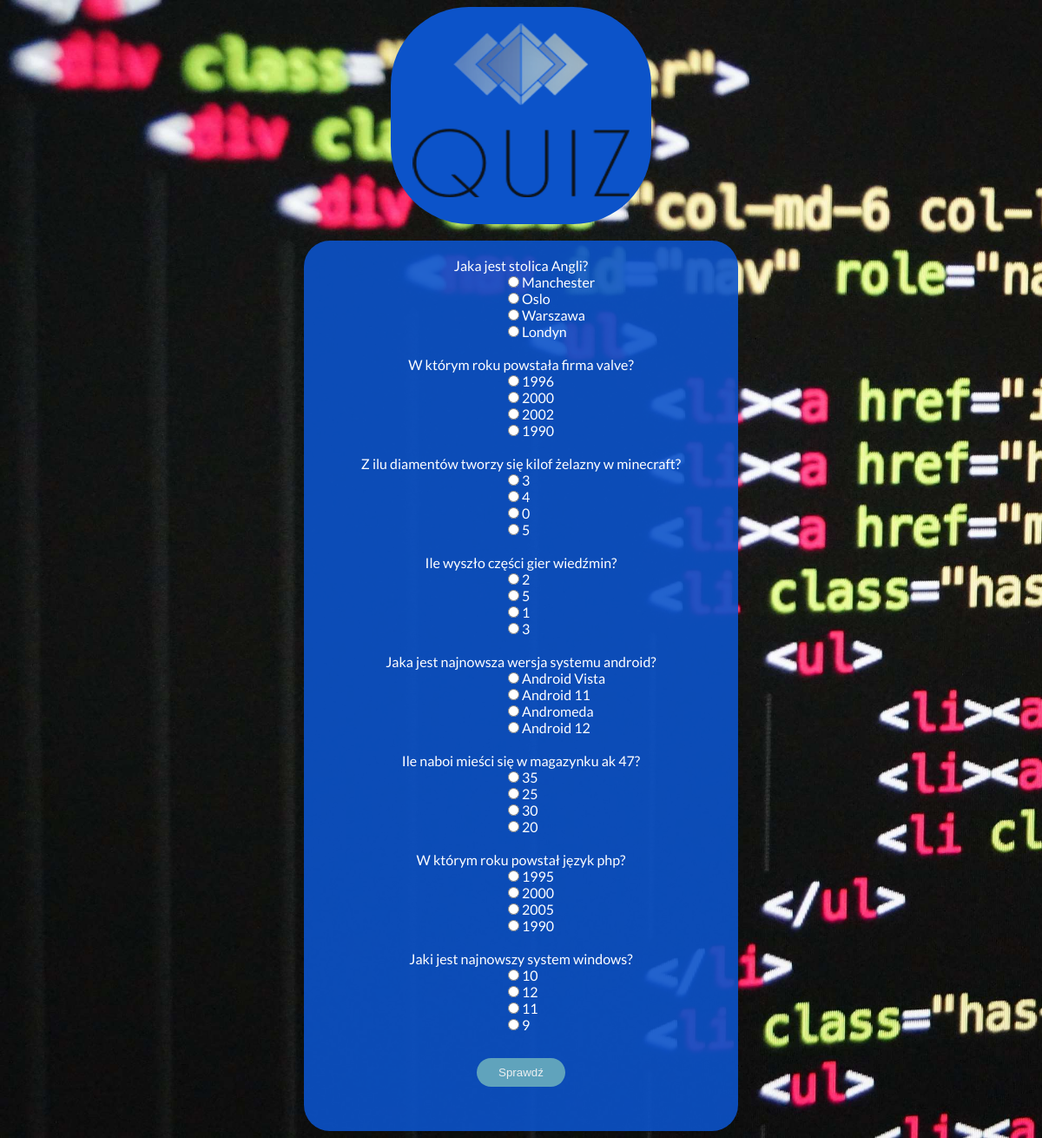
Screenshot of /quiz.php with the database file from the repository.
### tables this page shows
CREATE TABLE `quiz` (
  `id` int(11) NOT NULL,
  `pytanie` varchar(100) NOT NULL,
  `a` varchar(100) NOT NULL,
  `b` varchar(100) NOT NULL,
  `c` varchar(100) NOT NULL,
  `d` varchar(100) NOT NULL,
  `poprawna` varchar(1) NOT NULL
);

### quiz.php (the view, shortened to what this page needs)
<!DOCTYPE html>
<html lang="en">
<head>
    <link rel="stylesheet" href="style.css">
</head>
<body>
<form method="POST" action="wynik.php">
    <center>
<div id="duze2"><br><img src="quiz.png" alt="Quiz" width="250" height="200"></div></center>
<br>
<div id="duze">
<?php
$connect = mysqli_connect('localhost','root','','quiz');
$zapytanie = mysqli_query($connect,"SELECT * FROM quiz;");
$liczby = array();
for ($i=0;$i<8;$i++){
    $liczby[] = $i+1;
}
for ($i=0;$i<7;$i++){
    $pozycja = rand($i,7);
    $temp = $liczby[$i];
    $liczby[$i] = $liczby[$pozycja];
    $liczby[$pozycja] = $temp;
}
$i=0;
for($t=0;$t<8;$t++){
    $query = mysqli_query($connect, "SELECT * FROM quiz WHERE id = $liczby[$i]");
    $result = mysqli_fetch_all($query, MYSQLI_ASSOC);
    foreach($result AS $o){
        echo "<div class=pytania>";
        echo "<center>";
        echo $o['pytanie']."<br>";
        echo "</center>";
       echo "<div id='buton2'>";
        echo "<div class='buton'>";
        if($o['poprawna']=='a'){
            echo "<input type='radio' name='pytanie$i' value='true'>".$o['a']."<br>";
        }
        else{
            echo "<input type='radio' name='pytanie$i' value='false'>".$o['a']."<br>";
        }
        if($o['poprawna']=='b'){
            echo "<input type='radio' name='pytanie$i' value='true'>".$o['b']."<br>";
        }
        else{
            echo "<input type='radio' name='pytanie$i' value='false'>".$o['b']."<br>";
        }
        if($o['poprawna']=='c'){
            echo "<input type='radio' name='pytanie$i' value='true'>".$o['c']."<br>";
        }
        else{
            echo "<input type='radio' name='pytanie$i' value='false'>".$o['c']."<br>";
        }
        if($o['poprawna']=='d'){
            echo "<input type='radio' name='pytanie$i' value='true'>".$o['d']."<br>";
        }
        else{
            echo "<input type='radio' name='pytanie$i' value='false'>".$o['d']."<br>";
        }
        echo "</div>";
    echo "</div>";
    }
    $i++;
}
?></div>
<center>
 <button id="przycisk">Sprawdź</button></center>
</div>
</form>
</body>
</html>

### style.css (style rules this page uses)
body { background-image: url("tlo.jpg"); background-repeat: no-repeat; background-size: cover; color: white; font-family: 'Lato', sans-serif; }
#duze { background:rgba(12, 83, 201, 0.9); width: 500px; height: 1025px; border-radius: 30px; margin-left: auto; margin-right: auto; font-weight: 500; }
#duze2 { background:rgba(12, 83, 201, 1); width: 300px; height: 250px; border-radius: 90px; }
#buton2 { position: relative; left: 230px; }
#przycisk { padding: 9px 25px; background-color: #60a3bc; border: none; cursor: pointer; transition: all 0.3s ease 0s; outline: none; margin: 10px; color: #edf0f1; border-radius: 20px; font-weight: 450; }

### rows the page displays
quiz: pytanie "Jaka jest stolica Angli?", a "Manchester", b "Oslo", c "Warszawa", d "Londyn"
quiz: pytanie "W którym roku powstała firma valve?", a "1996", b "2000", c "2002", d "1990"
quiz: pytanie "Z ilu diamentów tworzy się kilof żelazny w minecraft?", a "3", b "4", c "0", d "5"
quiz: pytanie "Ile wyszło części gier wiedźmin?", a "2", b "5", c "1", d "3"
quiz: pytanie "Jaka jest najnowsza wersja systemu android?", a "Android Vista", b "Android 11", c "Andromeda", d "Android 12"
quiz: pytanie "Ile naboi mieści się w magazynku ak 47?", a "35", b "25", c "30", d "20"
quiz: pytanie "W którym roku powstał język php?", a "1995", b "2000", c "2005", d "1990"
quiz: pytanie "Jaki jest najnowszy system windows?", a "10", b "12", c "11", d "9"
